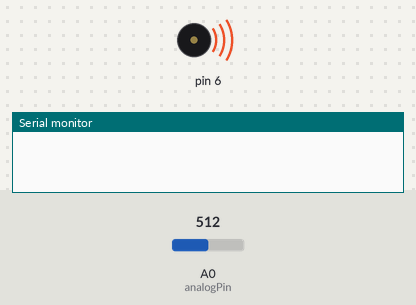
Simulated run of this sketch. Board: Arduino Uno, built with avr-gcc and run on an emulated ATmega328P. Shown: buzzer (waves = sounding), the last lines printed to the serial monitor. Inputs (shaded band) come from the test bench; at power-on: A0 (analogPin) = 512. At 10.2 s the program stops and its outputs stay as they are.

Above: at 0.1 s.
At 10.1 s:
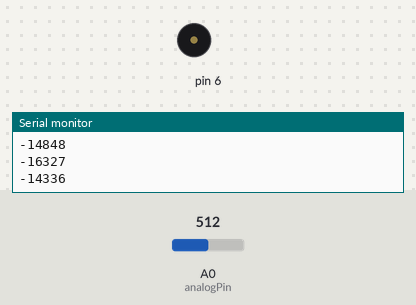
Timing chart, 0 to 11.6 s (numbered marks = the images above):
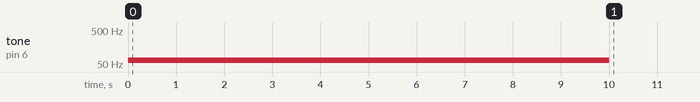

The sketch:

tone_pwm.ino
```cpp
int analogPin = A0; //  connected to analog pin 0
int tiempo;
int val = 0;  // variable to store the value read
int i=0;

int tiempos = {};
int volt;

void setup() {
  Serial.begin(1000000);           //  setup serial
}


void loop() {
  // turn off tone function for pin 7:
  noTone(6);
  // play a note on pin 8 for 300 ms:
  tone(6, 65, 10000);
  delay(100);

  while (i<100)
  {
    //tiempos =+ millis();
    //volt =+ analogRead(analogPin);  // read the input pin
    //Serial.print(tiempos);
    //Serial.print("\t");
    //Serial.print(volt);          // debug value
    //Serial.print("\t");
    tiempo=millis();
    val=analogRead(analogPin);
    tiempos+=tiempo;
    volt+=val;
    //tiempos.concat(tiempo);
    //tiempos.concat("\t");
    //volt.concat(val);
    //volt.concat("\t"); // read the input pin

    //Serial.println(i);
     Serial.println(tiempos);
    //Serial.print("\t");
    Serial.println(volt);
    delay(100);
    i++;
  }

Serial.println(tiempos);
//Serial.print("\t");
Serial.println(volt);

exit(1);

}
```

Measured:
- by itself, tone on pin 6: silent → 65 Hz at 0.00 s, → silent 10.0 s later
